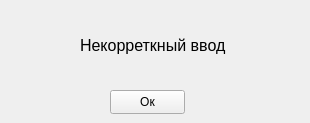
<?xml version="1.0" encoding="UTF-8"?>
<ui version="4.0">
 <class>wrong</class>
 <widget class="QWidget" name="wrong">
  <property name="geometry">
   <rect>
    <x>0</x>
    <y>0</y>
    <width>310</width>
    <height>123</height>
   </rect>
  </property>
  <property name="windowTitle">
   <string>Form</string>
  </property>
  <widget class="QLabel" name="wrong_label">
   <property name="geometry">
    <rect>
     <x>80</x>
     <y>20</y>
     <width>191</width>
     <height>51</height>
    </rect>
   </property>
   <property name="font">
    <font>
     <pointsize>12</pointsize>
    </font>
   </property>
   <property name="text">
    <string>Некорреткный ввод</string>
   </property>
  </widget>
  <widget class="QPushButton" name="okBtn">
   <property name="geometry">
    <rect>
     <x>110</x>
     <y>90</y>
     <width>75</width>
     <height>24</height>
    </rect>
   </property>
   <property name="text">
    <string>Ок</string>
   </property>
  </widget>
 </widget>
 <resources/>
 <connections/>
</ui>
